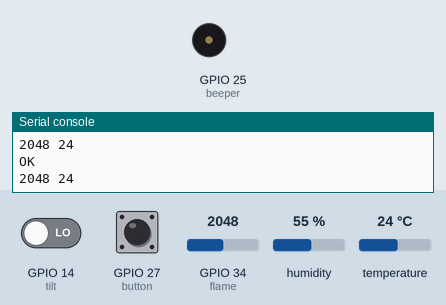
Simulated run of this program. Board: ESP32 board running MicroPython. Parts: buzzer (waves = sounding), the last lines printed to the serial console. The inputs (shaded band) are chosen by the test bench; at power-on: temperature 24 °C, GPIO 34 (flame) = 2048, GPIO 14 (tilt) LOW, GPIO 27 (button) HIGH, humidity 55 % (analog values on the 0–4095 scale).

Above: at 1.2 s.
1.3 s: temperature set to 28 °C
At 2.4 s:
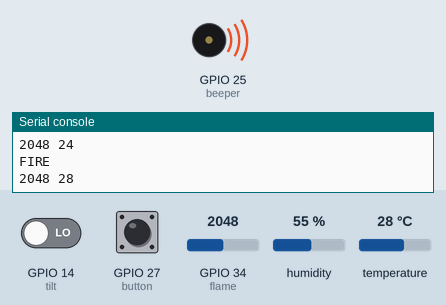
5.4 s: GPIO 34 (flame) set to 1551
7.1 s: GPIO 34 (flame) set to 1449
At 7.7 s:
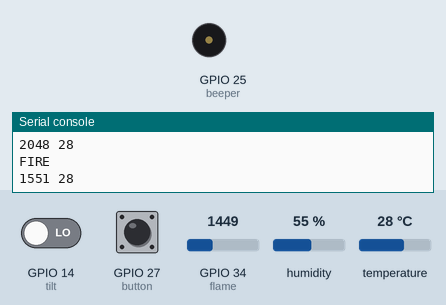
8.6 s: GPIO 14 (tilt) driven HIGH
At 12.0 s:
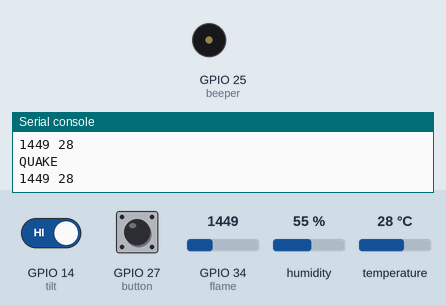
12.2 s: GPIO 14 (tilt) driven LOW
At 12.9 s:
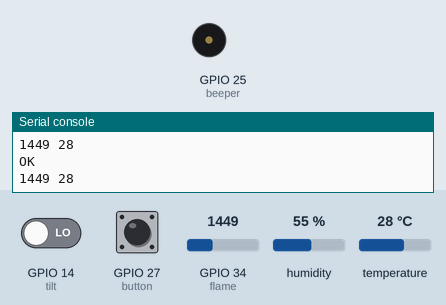
Timing chart, 0 to 15.2 s (numbered marks = the images above; inputs shaded):
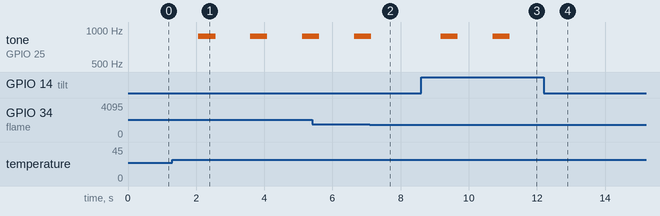

The program:

mission_alarm_beep.py
```python
from machine import Pin, PWM, ADC
import time
import dht

flame = ADC(Pin(34))
flame.atten(ADC.ATTN_11DB)
flame.width(ADC.WIDTH_12BIT)
dht11 = dht.DHT11(Pin(13))
tilt = Pin(14, Pin.IN)
button = Pin(27, Pin.IN, Pin.PULL_UP)
beeper = PWM(Pin(25))  # 수동 부저: 처음에는 조용히
beeper.freq(440)
beeper.duty(0)

while True:
    dht11.measure()
    t = dht11.temperature()
    f = flame.read()
    if f >= 1500 and t >= 27:
        state = "FIRE"
    elif tilt.value() == 1:
        state = "QUAKE"
    elif button.value() == 0:
        state = "HERE"
    else:
        state = "OK"
    print(state)
    print(f, t)
    if state == "FIRE" or state == "QUAKE":  # 화재·지진일 때만 경보음
        beeper.freq(880)
        beeper.duty(512)
        time.sleep(0.5)
        beeper.duty(0)
    time.sleep(1)
```

Measured:
- the behaviour switches between 26 and 27 °C on temperature (found by bisection; images 0 and 1)
- the behaviour switches between 1500 and 1499 on GPIO 34 (flame) (found by bisection; images 1 and 2)
- after the input at 1.3 s, tone on GPIO 25 (beeper): alternates 880 Hz for 0.50 s and silent for 1.0 s, starting after 0.77 s
- after the input at 7.1 s, tone on GPIO 25 (beeper): goes on until 7.1 s, then stays silent
- after the input at 8.6 s, tone on GPIO 25 (beeper): alternates 880 Hz for 0.50 s and silent for 1.0 s, starting after 0.58 s
- after the input at 12.2 s, tone on GPIO 25 (beeper): stops changing and stays silent
